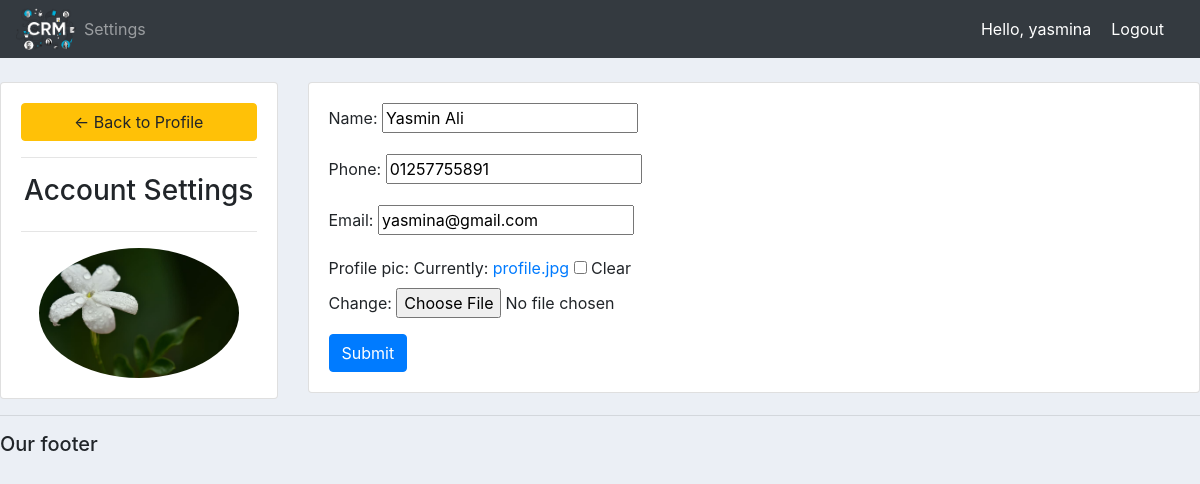
Page /account/ (signed in) on the committed database.
### accounts/models.py (models this page shows, shortened)
class Customer(models.Model):
    user = models.OneToOneField(User, null=True, blank=True, on_delete=models.CASCADE)
    name = models.CharField(max_length=200, null=True)
    phone = models.CharField(max_length=200, null=True)
    email = models.CharField(max_length=200, null=True)
    profile_pic = models.ImageField(default="default.png", null=True, blank=True)
    date_created = models.DateTimeField(auto_now_add=True, null=True)

### accounts/decorators.py (the view)
        def wrapper_func(request, *args, **kwargs):
            group = None
            if request.user.groups.exists():
                group = request.user.groups.all()[0].name
            if group in allowed_roles:
                return view_func(request, *args, **kwargs)
            else:
                return HttpResponse('You are not authorized to view this page.')

### accounts/forms.py
class CustomerForm(ModelForm):
    class Meta:
        model = Customer
        fields = '__all__' #All fields in Order class
        exclude = ['user']

### accounts/views.py (called while the page is built)
@login_required(login_url='login')
@allowed_users(allowed_roles=['customer'])
def accountSettings(request):
    customer = request.user.customer
    form = CustomerForm(instance=customer)
    if request.method == 'POST':
        form = CustomerForm(request.POST, request.FILES, instance=customer)
        if form.is_valid():
            form.save()
    context = {'form':form}
    return render(request, 'accounts/account_settings.html', context)

### accounts/templates/accounts/account_settings.html (shortened to what this page needs)
{%  extends 'accounts/main.html' %}
{% load static %}
{% block content %}
<br>
<div class="row">
	<div class="col-md-3">
		<div class="card card-body">
			<a class="btn btn-warning" href="{% url 'home' %}"> &#8592; Back to Profile</a>
			<hr>
			<h3 style="text-align: center">Account Settings</h3>
			<hr>
			<img class="profile-pic" src="{{request.user.customer.profile_pic.url}}">
		</div>
	</div>
	<div class="col-md-9">
		<div class="card card-body">
			<form method="POST" action="" enctype="multipart/form-data">
				{{form.as_p}}
			<input class="btn btn-primary" type="submit" name="Update Information">
			</form>
		</div>
	</div>
</div>
{% endblock %}

### accounts/templates/accounts/navbar.html (shortened to what this page needs)
{% load static %}
<nav class="navbar navbar-expand-lg navbar-dark bg-dark">
    <img src="{% static 'images/logo.png' %}" width="60">
    <div class="collapse navbar-collapse" id="navbarNav">
      <ul class="navbar-nav">
        {% if request.user.is_staff %}
        <li class="nav-item active">
          <a class="nav-link" href="{% url 'home' %}">Dashboard</a>
        </li>
        <li class="nav-item">
          <a class="nav-link" href="{% url 'products' %}">Products</a>
        </li>
        {% else %}
        <li class="nav-item">
          <a class="nav-link" href="{% url 'account' %}">Settings</a>
        </li>
        {% endif %}
      </ul>
    </div>
    <span class="hello-msg">Hello, {{request.user}} </span>
    <span><a class="hello-msg" href="{% url 'logout' %}">Logout</a></span>
  </nav>

### static/css/main.css (style rules this page uses)
body { background-color: #ebeff5; }

### accounts/templates/accounts/navbar.html (style rules this page uses)
.hello-msg { font-size: 18x; color: #fff; margin-right: 20px; }

### accounts/templates/accounts/account_settings.html (style rules this page uses)
.profile-pic { max-width: 200px; max-height:200px; margin: 0 auto; border-radius: 50%; }

### rows in the picture
Customer: name "Yasmin Ali", phone "01257755891", email "yasmina@gmail.com"

### other values in the picture
{{ request.user }} "yasmina"
